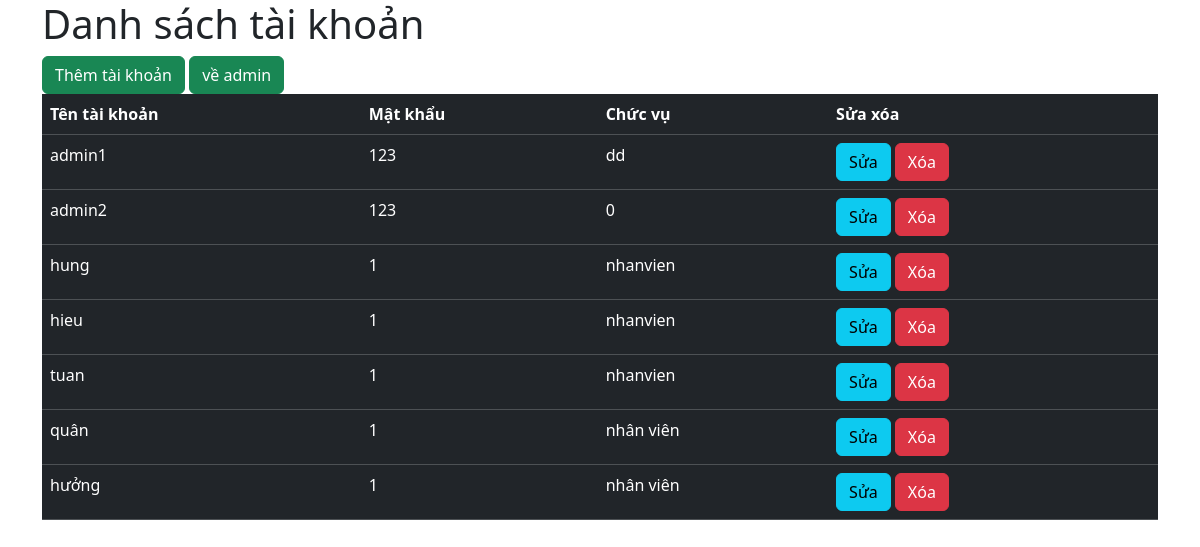
The app's page /taikhoan/lietketaikhoan.php with its own data.
### tables this page shows
CREATE TABLE `taikhoan1` (
  `id` int(11) NOT NULL,
  `taikhoan` varchar(100) NOT NULL,
  `matkhau` varchar(100) NOT NULL,
  `chucvu` varchar(11111) NOT NULL
);

### taikhoan/lietketaikhoan.php (the view, shortened to what this page needs)
<!DOCTYPE html>
<html lang="en">
<head>
  <link href="https://cdn.jsdelivr.net/npm/bootstrap@5.3.2/dist/css/bootstrap.min.css" rel="stylesheet">
</head>
<body>
    <div class="container">
        <h1>Danh sách tài khoản</h1>
        <a href="themtaikhoan.html" class="btn btn-success">Thêm tài khoản</a>
        <a href="../admin.html" class="btn btn-success">về admin</a>
    <table class="table table-dark">
    <thead>
      <tr>
        <th>Tên tài khoản</th>
        <th>Mật khẩu</th>
        <th>Chức vụ</th>
        <th>Sửa xóa</th>
      </tr>
    </thead>
    <tbody>
    <?php
require_once '../ketnoi.php';
$lietketaikhoan="SELECT * FROM taikhoan1 order by id";
$result=mysqli_query($conn,$lietketaikhoan);
while($r =mysqli_fetch_assoc($result)){?>
    <tr>
        <td><?php echo $r['taikhoan'];?></td>
        <td><?php echo $r['matkhau'];?></td>
        <td><?php echo $r['chucvu'];?></td>
        <td><a href="suataikhoan.php?sid=<?php echo $r['id'];?>" class="btn btn-info">Sửa</a>
        <a onclick="return confirm('bạn có muốn xóa tài khoản này không');" href="xoataikhoan.php?sid=<?php echo $r['id'];?>" class="btn btn-danger">Xóa</a></td>
      </tr>
    <?php
    }
?>

### records on screen
taikhoan1: taikhoan "admin1", matkhau "123", chucvu "dd"
taikhoan1: taikhoan "admin2", matkhau "123", chucvu "0"
taikhoan1: taikhoan "hung", matkhau "1", chucvu "nhanvien"
taikhoan1: taikhoan "hieu", matkhau "1", chucvu "nhanvien"
taikhoan1: taikhoan "tuan", matkhau "1", chucvu "nhanvien"
taikhoan1: taikhoan "quân", matkhau "1", chucvu "nhân viên"
taikhoan1: taikhoan "hưởng", matkhau "1", chucvu "nhân viên"
